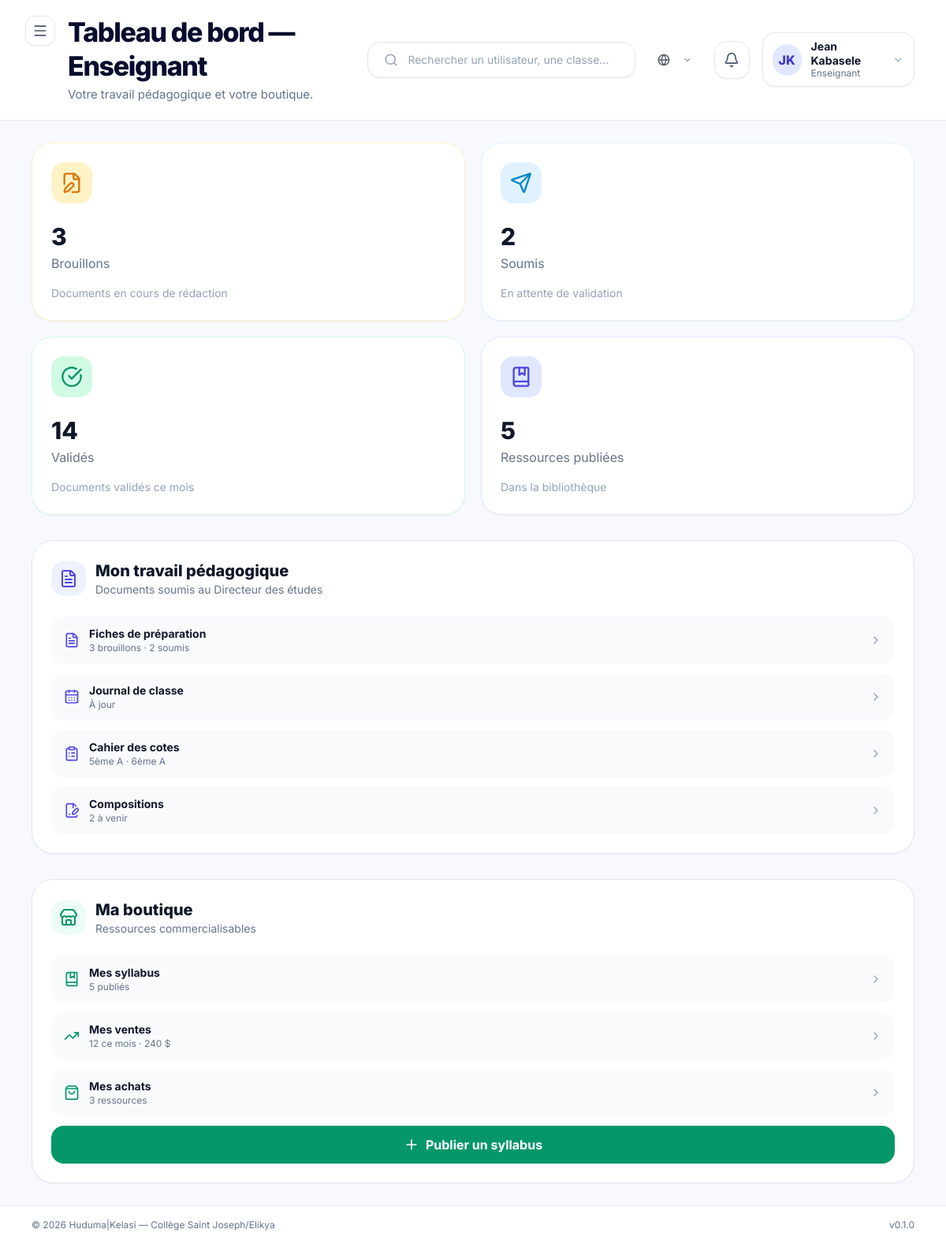
Screenshot of /dashboard/ (signed in) with the database file from the repository.
### apps/accounts/models.py (models this page shows, shortened)
class User(AbstractBaseUser, PermissionsMixin, BaseModel):
    email = models.EmailField(
        unique=True,
        verbose_name=_("Email"),
        help_text=_("Adresse email utilisée comme identifiant de connexion."),
    )
    first_name = models.CharField(
        max_length=80,
        verbose_name=_("Prénom"),
    )
    last_name = models.CharField(
        max_length=80,
        verbose_name=_("Nom"),
    )
    role = models.CharField(
        max_length=30,
        choices=UserRole.choices,
        default=UserRole.ELEVE,
        verbose_name=_("Rôle"),
        help_text=_("Rôle de l'utilisateur dans la plateforme."),
    )
    phone = models.CharField(
        max_length=30,
        blank=True,
        default="",
        verbose_name=_("Téléphone"),
    )
    avatar = models.ImageField(
        upload_to="avatars/",
        blank=True,
        null=True,
        verbose_name=_("Avatar"),
    )
    is_active = models.BooleanField(
        default=True,
        verbose_name=_("Actif"),
    )
    is_staff = models.BooleanField(
        default=False,
        verbose_name=_("Accès admin Django"),
    )
    date_joined = models.DateTimeField(
        auto_now_add=True,
        verbose_name=_("Date d'inscription"),
    )
    USERNAME_FIELD = "email"
    REQUIRED_FIELDS = ["first_name", "last_name"]
    objects = UserManager()
    class Meta:
        verbose_name = _("Utilisateur")
        verbose_name_plural = _("Utilisateurs")
        ordering = ["last_name", "first_name"]
        indexes = [
            models.Index(fields=["role"]),
            models.Index(fields=["is_active"]),
        ]
    @property
    def full_name(self) -> str:
        return f"{self.first_name} {self.last_name}".strip()
    @property
    def short_label(self) -> str:
        return ROLE_SHORT_LABELS.get(self.role, self.role)
    @property
    def initials(self) -> str:
        first = (self.first_name or "").strip()
        last = (self.last_name or "").strip()
        if first and last:
            return f"{first[0]}{last[0]}".upper()
        if first:
            return first[0].upper()
        if self.email:
            return self.email[0].upper()
        return "?"

### apps/dashboard/views.py (the view, shortened to what this page needs)
# urls.py: path("", DashboardHomeView.as_view(), name="home"),
class DashboardHomeView(TemplateView):
    template_name = "pages/dashboard/home.html"
    def dispatch(self, request, *args, **kwargs):
        user = request.user
        if not user.is_authenticated:
            return redirect("accounts:login")
        context = self.get_context_data()
        return self.render_to_response(context)
    def get_context_data(self, **kwargs):
        context = super().get_context_data(**kwargs)
        user = self.request.user
        context["page_title"] = f"Tableau de bord — {user.short_label}"
        context["page_subtitle"] = self._get_role_subtitle(user.role)
        context["stats_cards"] = self._get_fake_stats(user.role)
        context["recent_users"] = self._get_fake_recent_users()
        return context
    def get_template_names(self):
        user = self.request.user
        template = ROLE_DASHBOARD_TEMPLATES.get(user.role, self.template_name)
        return [template]
    def _get_role_subtitle(self, role):
        subtitles = {
            UserRole.ADMIN: "Gérez les comptes, les classes, les contenus et les accès de la plateforme.",
            UserRole.ENSEIGNANT: "Votre travail pédagogique et votre boutique.",
            UserRole.DIRECTEUR_ETUDES: "Consultez les classes et les cours, validez les documents pédagogiques.",
            UserRole.ELEVE: "Vos ressources, achats et notes.",
            UserRole.PARENT: "Suivez la scolarité de vos enfants.",
        }
        return subtitles.get(role, "Bienvenue sur votre espace.")
    def _get_fake_stats(self, role):
        if role == UserRole.ENSEIGNANT:
            return [
                {"label": "Brouillons", "value": 3, "icon": "file-edit", "color": "amber",
                 "footer": "Documents en cours de rédaction"},
                {"label": "Soumis", "value": 2, "icon": "send", "color": "sky",
                 "footer": "En attente de validation"},
                {"label": "Validés", "value": 14, "icon": "check-circle", "color": "emerald",
                 "footer": "Documents validés ce mois"},
                {"label": "Ressources publiées", "value": 5, "icon": "book-marked", "color": "indigo",
                 "footer": "Dans la bibliothèque"},
            ]
    def _get_fake_recent_users(self):
        return [
            {
                "user": '<div class="flex items-center gap-3"><div class="w-10 h-10 rounded-full bg-indigo-100 text-indigo-600 flex items-center justify-center font-bold">A</div><div><p class="font-bold text-slate-900">Madame Amani</p><p class="text-slate-400 text-xs">amani@elikya.cd</p></div></div>',
                "role": "Enseignante",
                "classe": "5ème A",
                "status": '<span class="px-3 py-1 rounded-full bg-emerald-50 text-emerald-600 font-semibold text-xs">Actif</span>',
            },
            {
                "user": '<div class="flex items-center gap-3"><div class="w-10 h-10 rounded-full bg-sky-100 text-sky-600 flex items-center justify-center font-bold">J</div><div><p class="font-bold text-slate-900">Jean Kalala</p><p class="text-slate-400 text-xs">jean.kalala@elikya.cd</p></div></div>',
                "role": "Élève",
                "classe": "6ème A",
                "status": '<span class="px-3 py-1 rounded-full bg-emerald-50 text-emerald-600 font-semibold text-xs">Actif</span>',
            },
            {
                "user": '<div class="flex items-center gap-3"><div class="w-10 h-10 rounded-full bg-orange-100 text-orange-600 flex items-center justify-center font-bold">D</div><div><p class="font-bold text-slate-900">Direction Études</p><p class="text-slate-400 text-xs">direction@elikya.cd</p></div></div>',
                "role": "Direction",
                "classe": "Toutes",
                "status": '<span class="px-3 py-1 rounded-full bg-amber-50 text-amber-600 font-semibold text-xs">À vérifier</span>',
            },
        ]

### apps/core/context_processors.py (called while the page is built)
def _get_unread_count(user):
    try:
        from apps.notifications.models import Notification
        return Notification.objects.filter(destinataire=user, lu=False).count()
    except Exception:
        return 0

### apps/core/managers.py (called while the page is built)
    def get_queryset(self):
        return super().get_queryset().filter(deleted_at__isnull=True)

### templates/pages/dashboard/enseignant.html
{% extends "layouts/dashboard.html" %}
{% load huduma_tags %}
{% block content %}
  <section class="grid grid-cols-1 md:grid-cols-2 xl:grid-cols-4 gap-5 mb-8">
    {% for stat in stats_cards %}
      {% include "components/cards/stats_card.html" with label=stat.label value=stat.value icon=stat.icon color=stat.color footer=stat.footer %}
    {% endfor %}
  </section>
  <section class="grid grid-cols-1 xl:grid-cols-2 gap-8">
    <div class="bg-white rounded-[28px] border border-slate-200 p-6 shadow-sm">
      <div class="flex items-center gap-3 mb-6">
        <div class="w-11 h-11 rounded-2xl bg-indigo-50 flex items-center justify-center">
          <i data-lucide="file-text" class="w-6 h-6 text-indigo-600"></i>
        </div>
        <div>
          <h3 class="text-xl font-extrabold text-slate-900">Mon travail pédagogique</h3>
          <p class="text-sm text-slate-500">Documents soumis au Directeur des études</p>
        </div>
      </div>
      <div class="space-y-3">
        <a href="{% url 'pedagogy:document_list' %}" class="flex items-center gap-3 px-4 py-3 rounded-2xl bg-slate-50 hover:bg-slate-100 transition-colors">
          <i data-lucide="file-text" class="w-5 h-5 text-indigo-600"></i>
          <div class="flex-1">
            <p class="font-bold text-sm text-slate-900">Fiches de préparation</p>
            <p class="text-xs text-slate-500">3 brouillons · 2 soumis</p>
          </div>
          <i data-lucide="chevron-right" class="w-4 h-4 text-slate-400"></i>
        </a>
        <a href="{% url 'pedagogy:document_list' %}?type=journal_classe" class="flex items-center gap-3 px-4 py-3 rounded-2xl bg-slate-50 hover:bg-slate-100 transition-colors">
          <i data-lucide="calendar-days" class="w-5 h-5 text-indigo-600"></i>
          <div class="flex-1">
            <p class="font-bold text-sm text-slate-900">Journal de classe</p>
            <p class="text-xs text-slate-500">À jour</p>
          </div>
          <i data-lucide="chevron-right" class="w-4 h-4 text-slate-400"></i>
        </a>
        <a href="{% url 'pedagogy:document_list' %}?type=cahier_cotes" class="flex items-center gap-3 px-4 py-3 rounded-2xl bg-slate-50 hover:bg-slate-100 transition-colors">
          <i data-lucide="clipboard-list" class="w-5 h-5 text-indigo-600"></i>
          <div class="flex-1">
            <p class="font-bold text-sm text-slate-900">Cahier des cotes</p>
            <p class="text-xs text-slate-500">5ème A · 6ème A</p>
          </div>
          <i data-lucide="chevron-right" class="w-4 h-4 text-slate-400"></i>
        </a>
        <a href="{% url 'pedagogy:document_list' %}?type=cahier_composition" class="flex items-center gap-3 px-4 py-3 rounded-2xl bg-slate-50 hover:bg-slate-100 transition-colors">
          <i data-lucide="file-pen-line" class="w-5 h-5 text-indigo-600"></i>
          <div class="flex-1">
            <p class="font-bold text-sm text-slate-900">Compositions</p>
            <p class="text-xs text-slate-500">2 à venir</p>
          </div>
          <i data-lucide="chevron-right" class="w-4 h-4 text-slate-400"></i>
        </a>
      </div>
    </div>
    <div class="bg-white rounded-[28px] border border-slate-200 p-6 shadow-sm">
      <div class="flex items-center gap-3 mb-6">
        <div class="w-11 h-11 rounded-2xl bg-emerald-50 flex items-center justify-center">
          <i data-lucide="store" class="w-6 h-6 text-emerald-600"></i>
        </div>
        <div>
          <h3 class="text-xl font-extrabold text-slate-900">Ma boutique</h3>
          <p class="text-sm text-slate-500">Ressources commercialisables</p>
        </div>
      </div>
      <div class="space-y-3">
        <a href="{% url 'marketplace:my_resources' %}" class="flex items-center gap-3 px-4 py-3 rounded-2xl bg-slate-50 hover:bg-slate-100 transition-colors">
          <i data-lucide="book-marked" class="w-5 h-5 text-emerald-600"></i>
          <div class="flex-1">
            <p class="font-bold text-sm text-slate-900">Mes syllabus</p>
            <p class="text-xs text-slate-500">5 publiés</p>
          </div>
          <i data-lucide="chevron-right" class="w-4 h-4 text-slate-400"></i>
        </a>
        <a href="{% url 'marketplace:my_sales' %}" class="flex items-center gap-3 px-4 py-3 rounded-2xl bg-slate-50 hover:bg-slate-100 transition-colors">
          <i data-lucide="trending-up" class="w-5 h-5 text-emerald-600"></i>
          <div class="flex-1">
            <p class="font-bold text-sm text-slate-900">Mes ventes</p>
            <p class="text-xs text-slate-500">12 ce mois · 240 $</p>
          </div>
          <i data-lucide="chevron-right" class="w-4 h-4 text-slate-400"></i>
        </a>
        <a href="{% url 'marketplace:my_purchases' %}" class="flex items-center gap-3 px-4 py-3 rounded-2xl bg-slate-50 hover:bg-slate-100 transition-colors">
          <i data-lucide="shopping-bag" class="w-5 h-5 text-emerald-600"></i>
          <div class="flex-1">
            <p class="font-bold text-sm text-slate-900">Mes achats</p>
            <p class="text-xs text-slate-500">3 ressources</p>
          </div>
          <i data-lucide="chevron-right" class="w-4 h-4 text-slate-400"></i>
        </a>
        <a href="{% url 'marketplace:publish' %}" class="w-full flex items-center justify-center gap-2 px-4 py-3 rounded-2xl bg-emerald-600 text-white font-bold hover:bg-emerald-700 transition-colors mt-2">
          <i data-lucide="plus" class="w-5 h-5"></i>
          Publier un syllabus
        </a>
      </div>
    </div>
  </section>
{% endblock %}

### templates/partials/navbar.html (shortened to what this page needs)
<div class="flex flex-col lg:flex-row lg:items-center justify-between gap-6 w-full">
  <div class="flex items-start gap-4">
    <button
      @click="sidebarOpen = !sidebarOpen"
      class="xl:hidden p-2 -ml-2 rounded-xl bg-white border border-slate-200 text-slate-600 hover:bg-slate-50 shadow-sm"
      aria-label="Basculer la sidebar"
    >
      <i data-lucide="menu" class="w-5 h-5"></i>
    </button>
    <div>
      <h2 class="text-[26px] lg:text-[34px] font-extrabold tracking-[-0.04em] text-kelasi-ink leading-tight">
        {% block navbar_title %}{{ page_title|default:"Tableau de bord" }}{% endblock %}
      </h2>
      {% if page_subtitle %}
        <p class="mt-1 text-slate-500 text-[14px] lg:text-[15px]">{{ page_subtitle }}</p>
      {% endif %}
    </div>
  </div>
  <div class="flex items-center gap-4">
    <div class="hidden md:flex items-center gap-3 w-[300px] lg:w-[360px] bg-white border border-slate-200 rounded-2xl px-5 py-3 shadow-sm">
      <i data-lucide="search" class="w-5 h-5 text-slate-400"></i>
      <input
        type="text"
        placeholder="Rechercher un utilisateur, une classe..."
        class="w-full outline-none text-sm bg-transparent text-slate-700 placeholder:text-slate-400"
      >
    </div>
    {% include "partials/language_switcher.html" %}
    <a
      href="{% url 'notifications:list' %}"
      class="relative w-12 h-12 rounded-2xl bg-white border border-slate-200 flex items-center justify-center shadow-sm hover:bg-slate-50"
      title="Notifications"
    >
      <i data-lucide="bell" class="w-5 h-5 text-slate-600"></i>
    </a>
    <div class="relative" x-data="{ userMenuOpen: false }">
      <button
        @click="userMenuOpen = !userMenuOpen"
        class="flex items-center gap-3 bg-white border border-slate-200 rounded-2xl px-3 py-2 shadow-sm hover:bg-slate-50"
      >
        <span class="w-10 h-10 rounded-full bg-indigo-100 text-indigo-700 flex items-center justify-center font-extrabold">
          {{ request.user.initials }}
        </span>
        <div class="hidden lg:block text-left">
          <p class="text-sm font-bold text-slate-900 leading-tight">{{ request.user.full_name }}</p>
          <p class="text-xs text-slate-500">{{ request.user.short_label }}</p>
        </div>
        <i data-lucide="chevron-down" class="w-4 h-4 text-slate-400 hidden lg:block"></i>
      </button>
    </div>
  </div>
</div>

### templates/layouts/base.html (style rules this page uses)
body { font-family: 'Inter', system-ui, sans-serif; }

### rows the page displays
User: user.initials "JK", user.full_name "Jean Kabasele", user.short_label "Enseignant"

### other values shown
{{ page_title|default:"Tableau de bord" }} "Tableau de bord — Enseignant"
{{ page_subtitle }} "Votre travail pédagogique et votre boutique."
{{ value }} "3" "2" "14" "5"
{{ label }} "Brouillons" "Soumis" "Validés" "Ressources publiées"
{{ footer }} "Documents en cours de rédaction" "En attente de validation" "Documents validés ce mois" "Dans la bibliothèque"
{{ HUDUMA_NAME }} "Huduma"
{{ HUDUMA_VERSION }} "0.1.0"
